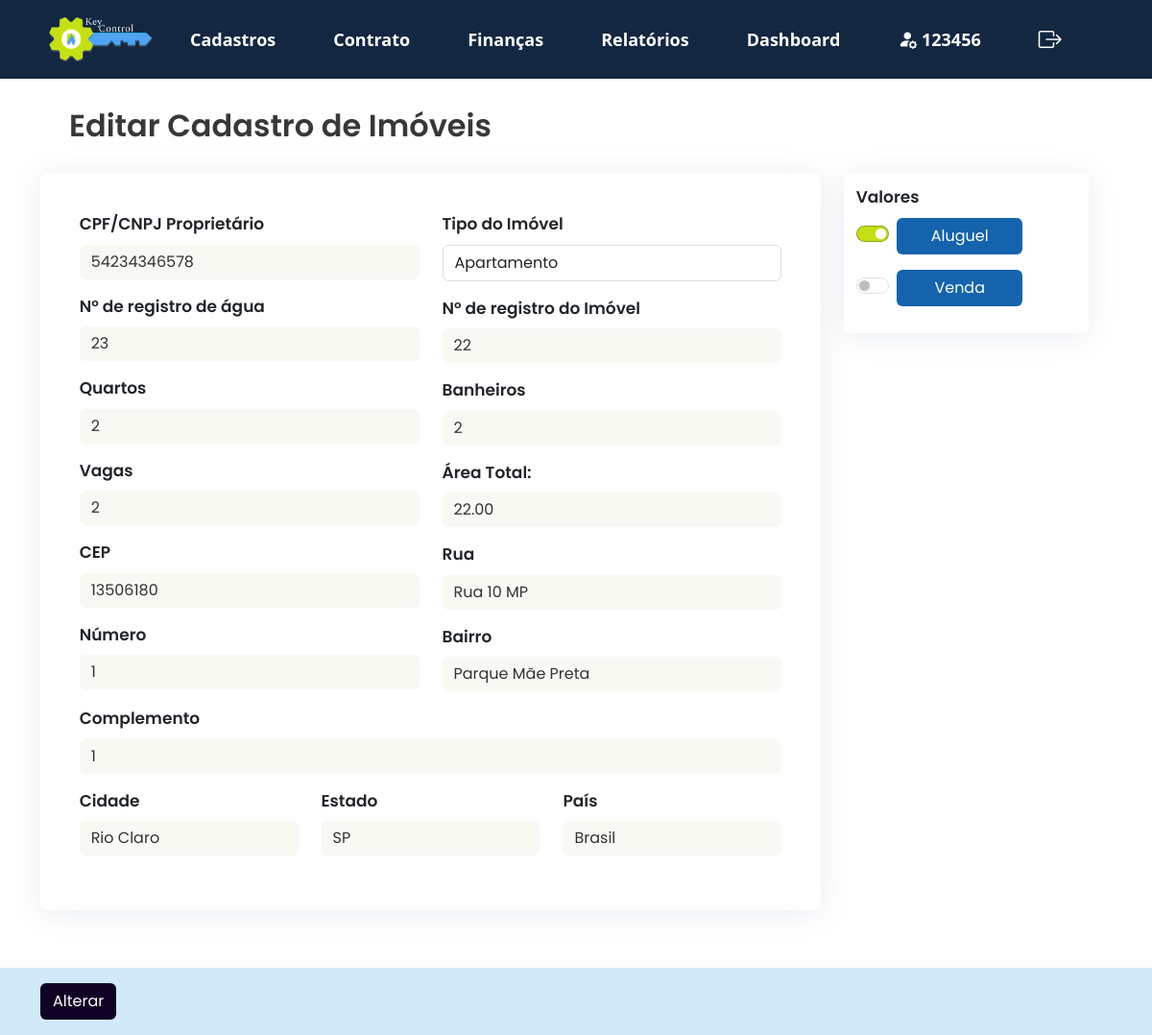
Before: /KeyControl/projeto/views/modifica_imovel.php?id=24 (signed in) with the older database file.
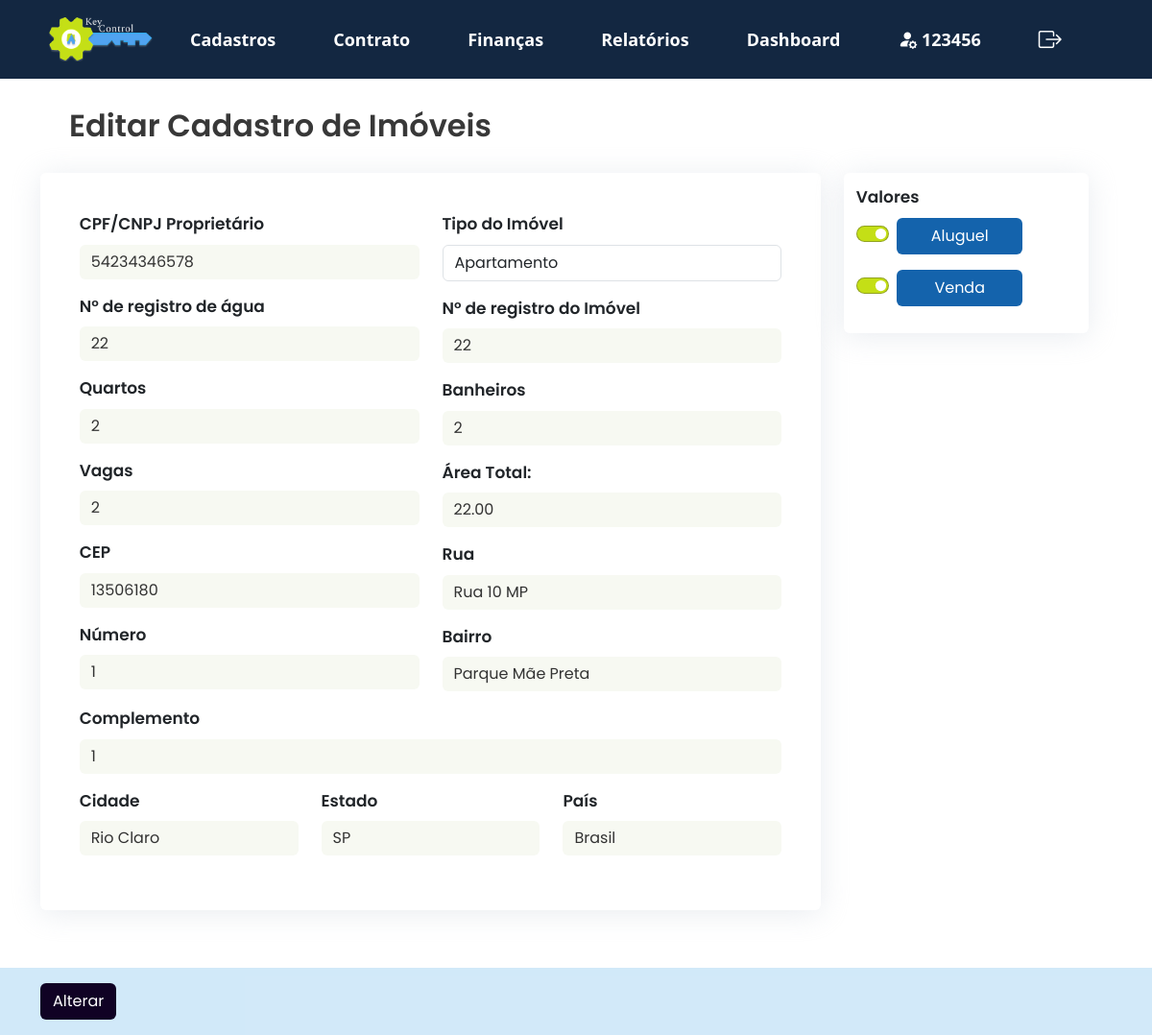
After: the same page with the newer database file.
### tables this page shows
CREATE TABLE `cadastro_imovel` (
  `id` int(11) NOT NULL,
  `id_imobiliaria` varchar(20) NOT NULL,
  `cpf_cnpj_proprietario` varchar(20) NOT NULL,
  `tipo_imovel` varchar(50) NOT NULL,
  `quantidade_quartos` int(11) DEFAULT NULL,
  `quantidade_banheiros` int(11) DEFAULT NULL,
  `quantidade_vagas` int(11) DEFAULT NULL,
  `area_total` decimal(10,2) DEFAULT NULL,
  `cep` varchar(10) DEFAULT NULL,
  `rua` varchar(100) DEFAULT NULL,
  `numero` varchar(10) DEFAULT NULL,
  `bairro` varchar(50) DEFAULT NULL,
  `cidade` varchar(50) DEFAULT NULL,
  `estado` varchar(50) DEFAULT NULL,
  `pais` varchar(50) DEFAULT NULL,
  `registro_imovel` varchar(50) DEFAULT NULL,
  `valor_aluguel` float DEFAULT NULL,
  `taxa_aluguel` float DEFAULT NULL,
  `valor_venda` float DEFAULT NULL,
  `taxa_venda` float DEFAULT NULL,
  `complemento` varchar(255) DEFAULT NULL,
  `registro_agua` varchar(50) DEFAULT NULL
);

### KeyControl/projeto/views/modifica_imovel.php (the view, shortened to what this page needs)
<!DOCTYPE html>
<html lang="pt-br">
<head>
    <link href="https://cdn.jsdelivr.net/npm/bootstrap@5.3.3/dist/css/bootstrap.min.css" rel="stylesheet">
    <link rel="stylesheet" href="https://cdn.jsdelivr.net/npm/bootstrap-icons@1.10.5/font/bootstrap-icons.css">
    <link rel="stylesheet" type="text/css" href="../public/assets/css/style2.css">
</head>
<?php
include '../app/controllers/db_conexao.php';
$id = $_GET['id'];
try {
    $stmt = $pdo->prepare("
    SELECT *  FROM cadastro_imovel
    WHERE id = :id
  ");
    $stmt->bindParam(':id', $id, PDO::PARAM_INT);
    $stmt->execute();
    $imovel = $stmt->fetch(PDO::FETCH_ASSOC);
} catch (PDOException $e) {
    echo "Erro ao buscar os dados: " . $e->getMessage();
    exit();
}
include 'navbar.php';
?>
<body>
    <section id="cadastro_imovel">
        <form action="../app/controllers/altera_imovel.php" method="post">
            <div class="container">
                <div class="row">
                    <h2>Editar Cadastro de Imóveis</h2>
                    <div class="row">
                        <div class="col-md-9">
                            <div class="card">
                                <div class="row">
                                    <div class="col-sm-6">
                                        <label for="proprietario" class="mb-2">CPF/CNPJ Proprietário</label>
                                        <input class="form-control mb-3" type="number" name="cpf_cnpj_proprietario" id="cpf_cnpj_proprietario" required value="<?= htmlspecialchars($imovel['cpf_cnpj_proprietario']) ?>">
                                        <label for="registro_agua" class="mb-2">N° de registro de água</label>
                                        <input class="form-control mb-3" type="number" name="registro_agua" id="registro_agua" required value="<?= htmlspecialchars($imovel['registro_agua']) ?>">
                                        <label for="quartos" class="mb-2">Quartos</label>
                                        <input class="form-control mb-3" type="number" name="quantidade_quartos" id="quantidade_quartos" required value="<?= htmlspecialchars($imovel['quantidade_quartos']) ?>">
                                        <label for="vagas" class="mb-2">Vagas</label>
                                        <input class="form-control mb-3" type="number" name="quantidade_vagas" id="quantidade_vagas" required value="<?= htmlspecialchars($imovel['quantidade_vagas']) ?>">
                                        <label for="cep" class="mb-2">CEP</label>
                                        <input class="form-control mb-3" type="text" name="cep" id="cep" required value="<?= htmlspecialchars($imovel['cep']) ?>">
                                        <label for="numero" class="mb-2">Número</label>
                                        <input class="form-control mb-3" type="number" name="numero" id="numero" required value="<?= htmlspecialchars($imovel['numero']) ?>">
                                    </div>
                                    <div class="col-sm-6">
                                        <label for="tipo_imovel" class="mb-2">Tipo do Imóvel</label>
                                        <select class="form-control mb-3" name="tipo_imovel" id="tipo_imovel" required>
                                            <option value="apartamento" <?= ($imovel['tipo_imovel'] == 'apartamento') ? 'selected' : '' ?>>Apartamento</option>
                                        </select>
                                        <label for="registro_imovel" class="mb-2">N° de registro do Imóvel</label>
                                        <input class="form-control mb-3" type="number" name="registro_imovel" id="registro_imovel" required value="<?= htmlspecialchars($imovel['registro_imovel']) ?>">
                                        <label for="banheiros" class="mb-2">Banheiros</label>
                                        <input class="form-control mb-3" type="number" name="quantidade_banheiros" id="quantidade_banheiros" required value="<?= htmlspecialchars($imovel['quantidade_banheiros']) ?>">
                                        <label for="area_total" class="mb-2">Área Total:</label>
                                        <input class="form-control mb-3" type="text" name="area_total" id="area_total" required value="<?= htmlspecialchars($imovel['area_total']) ?>">
                                        <label for="rua" class="mb-2">Rua</label>
                                        <input class="form-control mb-3" type="text" name="rua" id="rua" required value="<?= htmlspecialchars($imovel['rua']) ?>">
                                        <label for="bairro" class="mb-2">Bairro</label>
                                        <input class="form-control mb-3" type="text" name="bairro" id="bairro" required value="<?= htmlspecialchars($imovel['bairro']) ?>">
                                    </div>
                                    <div class="col-sm-12">
                                        <label for="complemento" class="mb-2">Complemento</label>
                                        <input class="form-control mb-3" type="text" name="complemento" id="complemento" value="<?= htmlspecialchars($imovel['complemento']) ?>">
                                    </div>
                                    <div class="col-sm-4">
                                        <label for="cidade" class="mb-2">Cidade</label>
                                        <input class="form-control mb-3" type="text" name="cidade" id="cidade" required value="<?= htmlspecialchars($imovel['cidade']) ?>">
                                    </div>
                                    <div class="col-sm-4">
                                        <label for="estado" class="mb-2">Estado</label>
                                        <input class="form-control mb-3" type="text" name="estado" id="estado" required value="<?= htmlspecialchars($imovel['estado']) ?>">
                                    </div>
                                    <div class="col-sm-4">
                                        <label for="pais" class="mb-2">País</label>
                                        <input class="form-control mb-3" type="text" name="pais" id="pais" required value="<?= htmlspecialchars($imovel['pais']) ?>">
                                    </div>
                                </div>
                            </div>
                        </div>
                        <div class="col-md-3">
                            <div class="card">
                                <label class="mb-2">Valores</label>
                                <div class="form-check form-switch mb-3">
                                    <input class="form-check-input mt-2" type="checkbox" id="aluguelCheckbox" onchange="openModal(this, '#aluguel_modal')">
                                    <button type="button" class="btn btn_custom" onclick="openModal(document.getElementById('aluguelCheckbox'), '#aluguel_modal', this)">
                                        Aluguel
                                    </button>
                                </div>
                                <div class="form-check form-switch mb-3">
                                    <input class="form-check-input mt-2" type="checkbox" id="vendaCheckbox" onchange="openModal(this, '#venda_modal')">
                                    <button type="button" class="btn btn_custom" onclick="openModal(document.getElementById('vendaCheckbox'), '#venda_modal', this)">
                                        Venda
                                    </button>
                                </div>
                            </div>
                        </div>
                    </div>
                </div>
            </div>
            <footer class="py-3">
                <div class="container">
                    <button type="submit" class="btn btn_salvar">Alterar</button>
                </div>
            </footer>
        </form>
    </section>
</body>
</html>

### KeyControl/projeto/views/navbar.php (shortened to what this page needs)
<head>
  <link rel="stylesheet" type="text/css" href="../public/assets/css/style1.css">
</head>
<nav class="navbar navbar-expand-sm">
  <div class="container">
    <div class="collapse navbar-collapse" id="navbarNavDropdown">
      <ul class="navbar-nav align-items-center">
        <li>
          <a class="nav-link" href="../views/home.php"><img src="../public/assets/img/Logomarca.png" width="110px"></a>
        </li>
      </ul>
      <ul class="navbar-nav align-items-center">
        <li class="nav-item dropdown">
          <a class="nav-link" href="#" id="drop" role="button" data-bs-toggle="dropdown" aria-expanded="false">
            Cadastros
          </a>
        </li>
      </ul>
      <ul class="navbar-nav align-items-center">
        <li class="nav-item dropdown">
          <a class="nav-link" href="#" id="drop" role="button" data-bs-toggle="dropdown" aria-expanded="false">
            Contrato
          </a>
        </li>
      </ul>
      <ul class="navbar-nav align-items-center">
        <li class="nav-item dropdown">
          <a class="nav-link" href="#" id="drop" role="button" data-bs-toggle="dropdown" aria-expanded="true">
            Finanças
          </a>
        </li>
      </ul>
      <ul class="navbar-nav align-items-center">
        <li class="nav-item dropdown">
          <a class="nav-link" href="#" id="drop" role="button" data-bs-toggle="dropdown" aria-expanded="false">
            Relatórios
          </a>
        </li>
      </ul>
      <ul class="navbar-nav align-items-center">
        <li class="nav-item dropdown">
          <a class="nav-link" href="#">Dashboard</a>
        </li>
      </ul>
      <ul class="navbar-nav align-items-center">
        <li class="nav-item dropdown">
          <a class="nav-link" href="../views/perfil.php"><i class="bi bi-person-fill-gear fs-5"></i>
          <?php
          $user_name = htmlspecialchars($_SESSION['user_name'] ?? 'Usuário');
          $first_name = explode(' ', $user_name)[0];
          echo $first_name;
          ?>
          </a>
        </li>
      </ul>
      <ul class="navbar-nav align-items-center">
        <li class="nav-item dropdown">
          <a class="nav-link" href="../app/controllers/logout.php"><i class="bi bi-box-arrow-right fs-4"></i></a>
        </li>
      </ul>
    </div>
  </div>
</nav>

### KeyControl/projeto/public/assets/css/style2.css (style rules this page uses)
h2 { font-family: "Poppins", sans-serif; font-weight: 600; font-style: normal; color: #383838; margin: 30px; }
.container h2 { position: relative; z-index: 1; }
nav { z-index: 3 !important; }
form { font-family: "Poppins", sans-serif; font-style: normal; font-weight: 600; font-size: 17px; color: rgb(82, 80, 80); }
form .card { padding: 5%; border: 0; box-shadow: 0 3px 30px 0 rgba(218, 224, 230, 0.604); }
input.form-control { background-color: #F7F9F2; color: #333; border: 0px; }
form .btn_custom { width: 70%; background-color: #1463AC; color: white; }
.form-check-input:checked { background-color: #C4DF16 !important; border-color: #3333335a !important; }
footer { margin-top: 5%; background-color: #148fe031; }
.btn_salvar { width: auto; background-color: rgb(16, 2, 36); color: white; }

### KeyControl/projeto/public/assets/css/style1.css (style rules this page uses)
nav { background-color: #132741; margin-bottom: 30px; }
nav .nav-link { color: white; font-size: 18px; font-weight: 600; }
nav .nav-item { margin: 7px; padding: 0 15px; }
nav i { width: 100%; }

Changed rows visible on the page:
changed cadastro_imovel "Apartamento": registro_agua "23" → "22"
Other visible differences:
form field value: "☐" → "☑"
